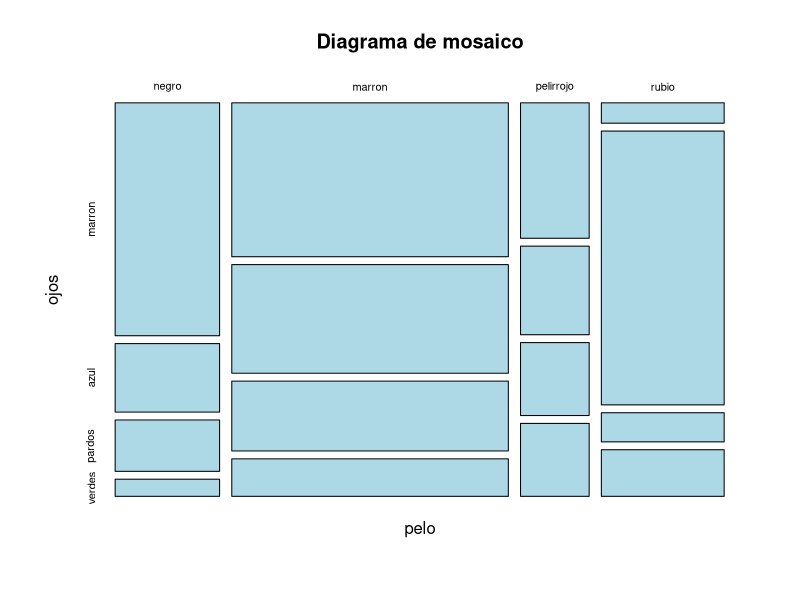
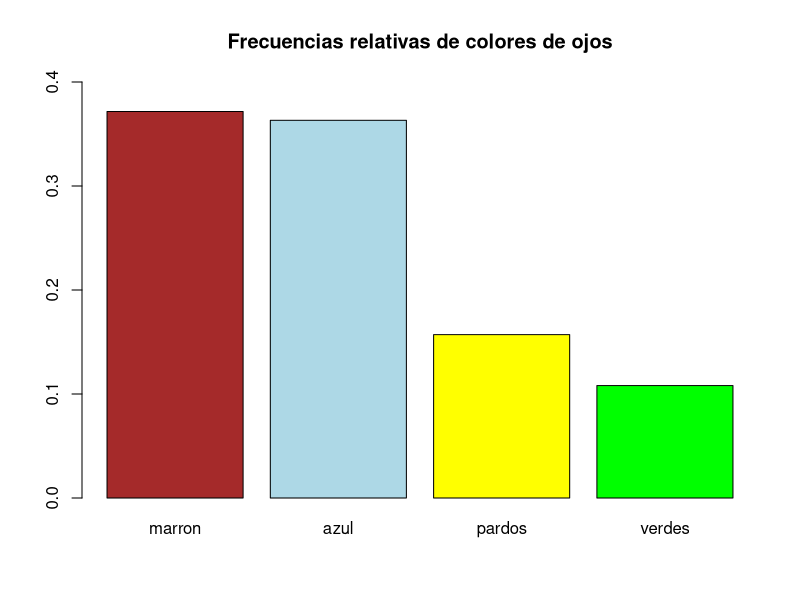
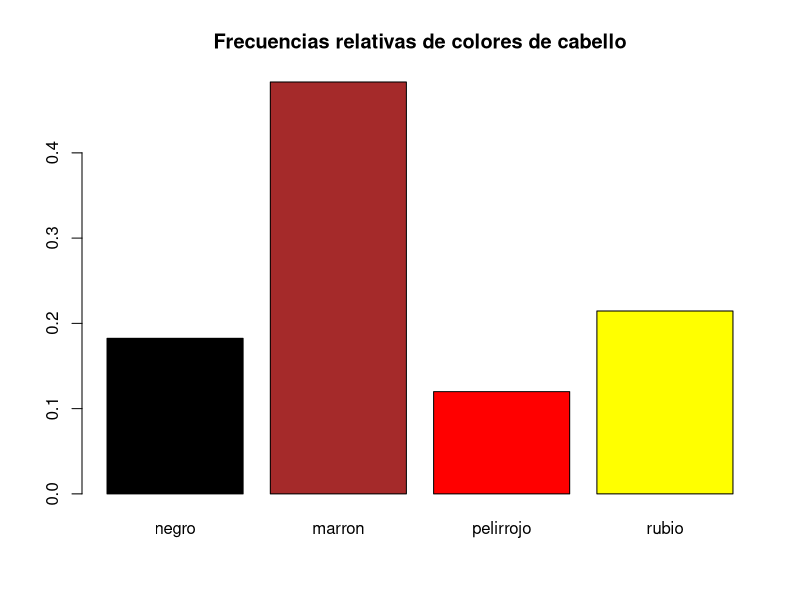
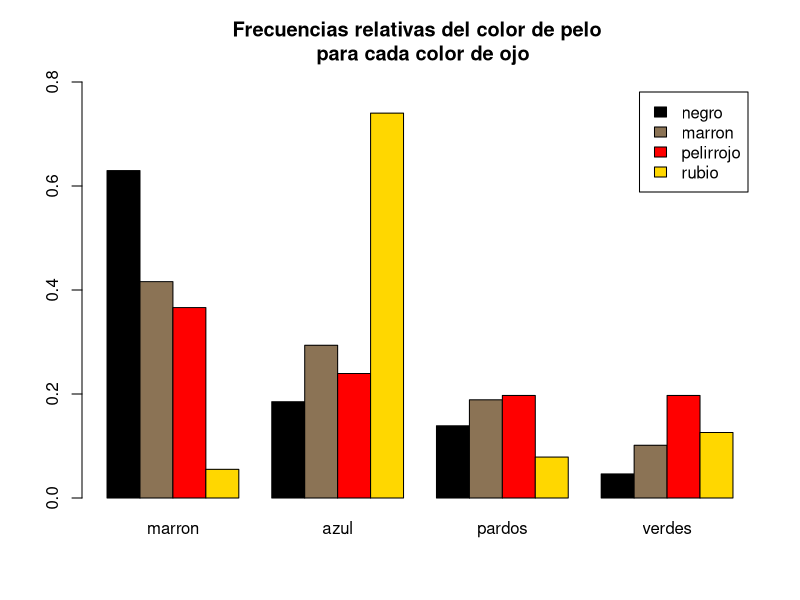
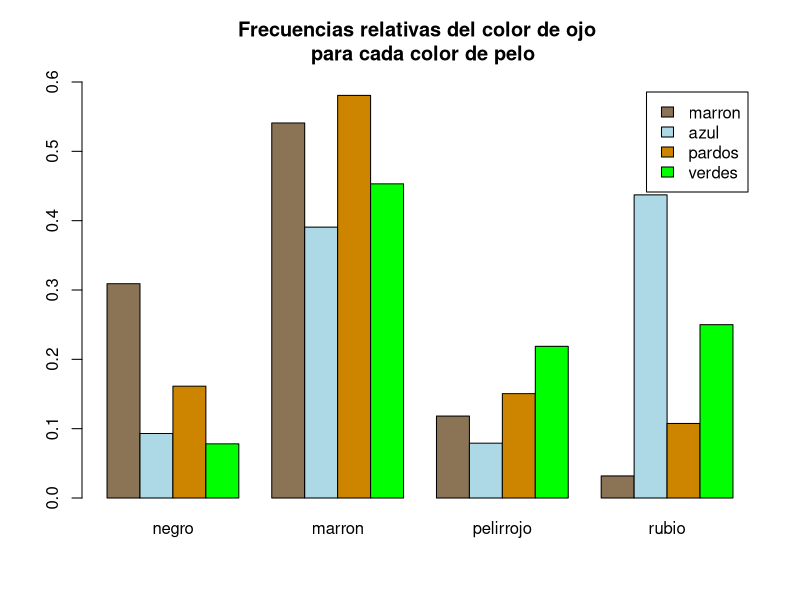

Generate these figures, in order, with R:
## ---- chunk 1
ftable(HairEyeColor)
male <- HairEyeColor[,,"Male"]
female <- HairEyeColor[,,"Female"]

data <- as.table(male + female)
data
## ---- chunk 2
dimnames(data) = list(
  pelo = c("negro", "marron", "pelirrojo", "rubio")
,
ojos = c("marron", "azul", "pardos", "verdes")
)
## ---- chunk 3
plot(data, col = "lightblue", main = "Diagrama de mosaico")
## ---- chunk 4
sum(data)
## ---- chunk 5
colSums(data)
rowSums(data)

round(prop.table(colSums(data)), 3)
round(prop.table(rowSums(data)),3)
## ---- chunk 6
barplot(prop.table(colSums(data)), col = c("brown", "lightblue", "yellow", "green"), main = "Frecuencias relativas de colores de ojos", ylim = c(0, 0.4))

barplot(prop.table(rowSums(data)), col = c("black", "brown", "red", "yellow"), main = "Frecuencias relativas de colores de cabello")
## ---- chunk 7
round(prop.table(data), 3)
round(prop.table(data, margin = 1), 3)
round(prop.table(data, margin = 2), 3)
## ---- chunk 8
barplot(prop.table(data, margin = 1), beside = T, legend.text = T, ylim = c(0, 0.8), col = c("black", "burlywood4", "red", "gold"), main = "Frecuencias relativas del color de pelo \n para cada color de ojo")

barplot(t(prop.table(data, margin = 2)), beside = T, legend.text = T, ylim = c(0, 0.6), col = c("burlywood4", "lightblue", "orange3", "green"), main = "Frecuencias relativas del color de ojo \n para cada color de pelo")
